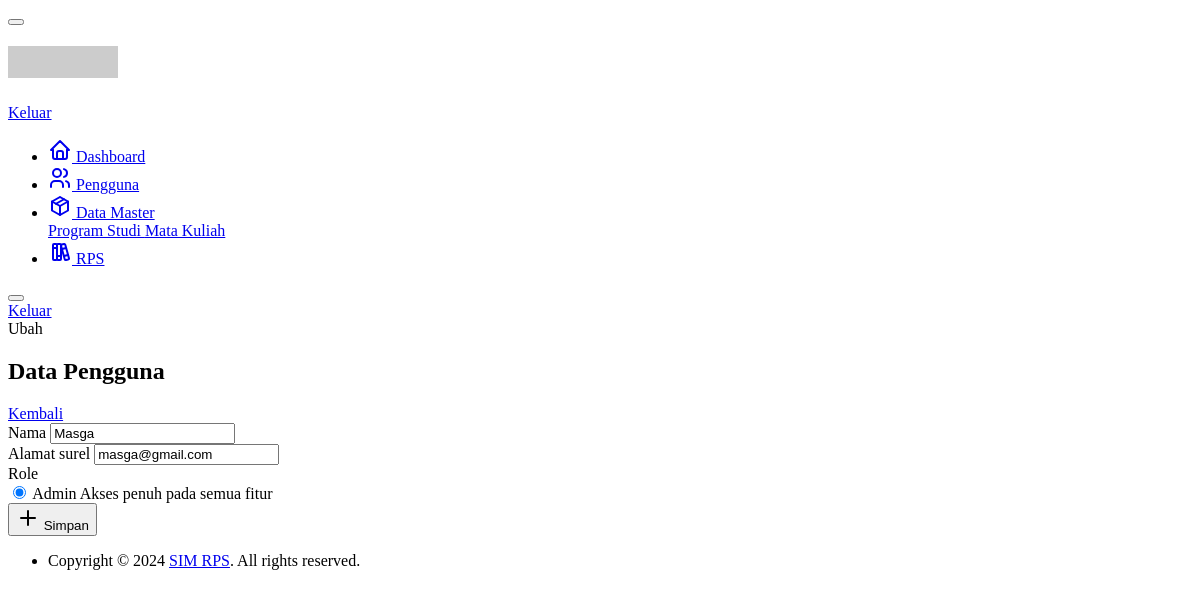
/admin/user/edit/1, run on the app's committed database.
### tables this page shows
CREATE TABLE `user` (
  `id` int(11) NOT NULL,
  `nama` varchar(255) NOT NULL,
  `email` varchar(255) NOT NULL,
  `password` varchar(255) NOT NULL,
  `role` varchar(255) NOT NULL
);

### application/controllers/admin/User.php (called while the page is built, shortened)
<?php
class User extends CI_Controller
{
    public function __construct()
    {
        $this->load->model('user_model');
    }
    public function edit($id)
    {
        $user = $this->user_model->find_user(array('id' => $id));
        $this->load->view(
            'layouts/admin/header',
            array(
                'page_title' => 'Ubah Pengguna',
                'auth' => $this->session->userdata('auth'),
                'system_notifications' => $this->session->flashdata('system_notifications'),
            )
        );
        $this->load->view('admin/user/edit', array('user' => $user));
        $this->load->view('layouts/admin/footer');
    }
}

### index.php (called while the page is built, shortened)
<?php
require_once BASEPATH.'core/CodeIgniter.php';

### application/models/User_model.php (called while the page is built, shortened)
<?php
class User_model extends CI_Model
{
    private string $table_name = 'user';
    public function find_user(array $where)
    {
        $model = new User_model;
        $data = $this->db->where($where)->get($this->table_name, 1)->first_row('array');
        foreach ($data as $key => $value) {
            $model->{$key} = $value;
        }
        return $model;
    }
}

### application/views/admin/user/edit.php (the view, shortened to what this page needs)
<div class="page-header d-print-none">
    <div class="container-xl">
        <div class="row g-2 align-items-center">
            <div class="col">
                <div class="page-pretitle">
                    Ubah
                </div>
                <h2 class="page-title">
                    Data Pengguna
                </h2>
            </div>
            <div class="col-auto ms-auto d-print-none">
                <div class="btn-list">
                    <span class="d-none d-sm-inline">
                        <a href="<?= base_url('/admin/user') ?>" class="btn">
                            Kembali
                        </a>
                    </span>
                </div>
            </div>
        </div>
    </div>
</div>
<div class="page-body">
    <div class="container-xl">
        <div class="row row-cards">
            <div class="col-12">
                <form action="<?= base_url("/admin/user/edit/{$user->id}") ?>" method="post" class="card">
                    <div class="card-body">
                        <div class="mb-3">
                            <label class="form-label" for="nama">Nama</label>
                            <input type="text" class="form-control" name="nama" id="nama" placeholder="cth: Masga Satria Wirawan" required value="<?= $user->nama ?>">
                        </div>
                        <div class="mb-3">
                            <label class="form-label" for="email">Alamat surel</label>
                            <input type="email" class="form-control" name="email" id="email" placeholder="cth: masga@example.com" required value="<?= $user->email ?>">
                        </div>
                        <label class="form-label">Role</label>
                        <div class="form-selectgroup-boxes row mb-3">
                            <div class="col-lg-12">
                                <label class="form-selectgroup-item">
                                    <input type="radio" name="role" value="admin" class="form-selectgroup-input" <?= $user->role == 'admin' ? 'checked' : '' ?>>
                                    <span class="form-selectgroup-label d-flex align-items-center p-3">
                                        <span class="form-selectgroup-label-content">
                                            <span class="form-selectgroup-title strong mb-1">Admin</span>
                                            <span class="d-block text-secondary">Akses penuh pada semua fitur</span>
                                        </span>
                                    </span>
                                </label>
                            </div>
                        </div>
                    </div>
                    <div class="card-footer d-flex justify-content-end">
                        <button type="submit" class="btn btn-primary ms-auto">
                            <svg xmlns="http://www.w3.org/2000/svg" class="icon" width="24" height="24" viewBox="0 0 24 24" stroke-width="2" stroke="currentColor" fill="none" stroke-linecap="round" stroke-linejoin="round"><path stroke="none" d="M0 0h24v24H0z" fill="none"></path><path d="M12 5l0 14"></path><path d="M5 12l14 0"></path></svg>
                            Simpan
                        </button>
                    </div>
                </form>
            </div>
        </div>
    </div>
</div>

### application/views/layouts/admin/header.php (style rules this page uses)
:root { --tblr-font-sans-serif: 'Inter Var', -apple-system, BlinkMacSystemFont, San Francisco, Segoe UI, Roboto, Helvetica Neue, sans-serif; }
body { font-feature-settings: "cv03", "cv04", "cv11"; }

### data on the page
user: nama "Masga", email "masga@gmail.com", role "☑ Admin Akses penuh pada semua f"
